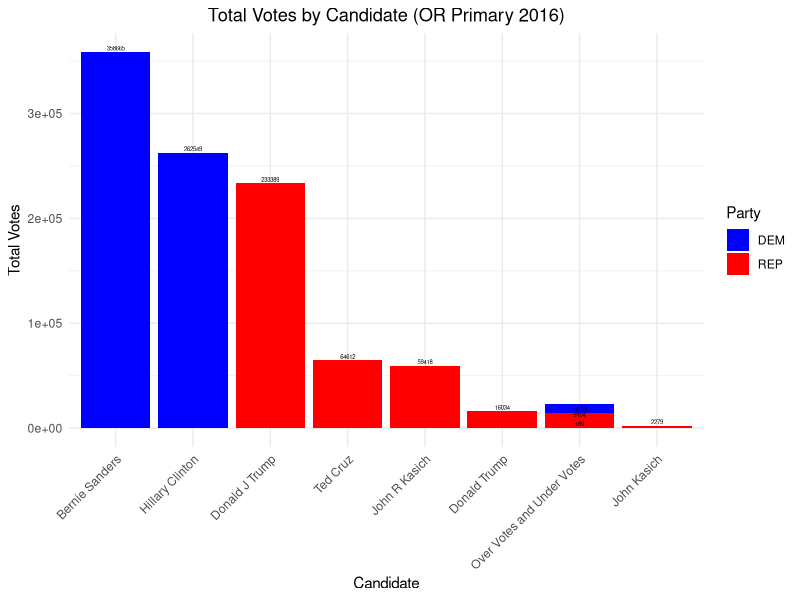
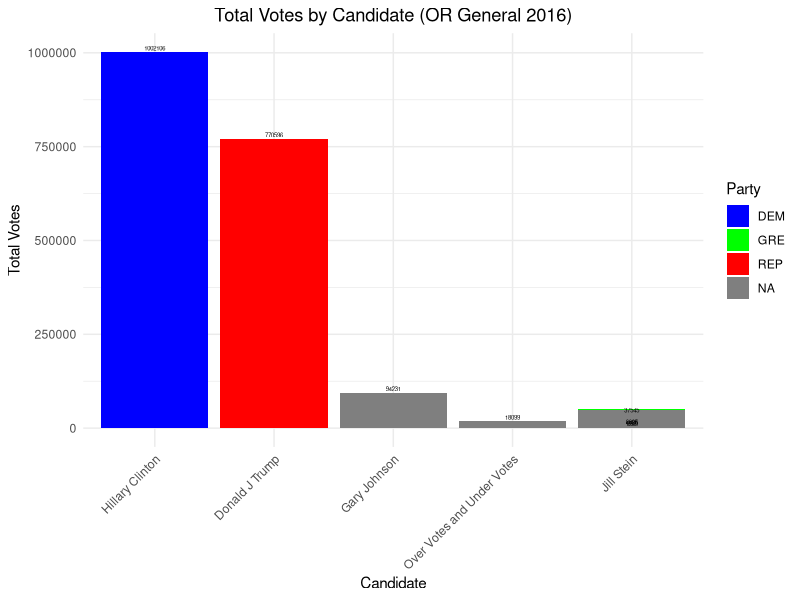
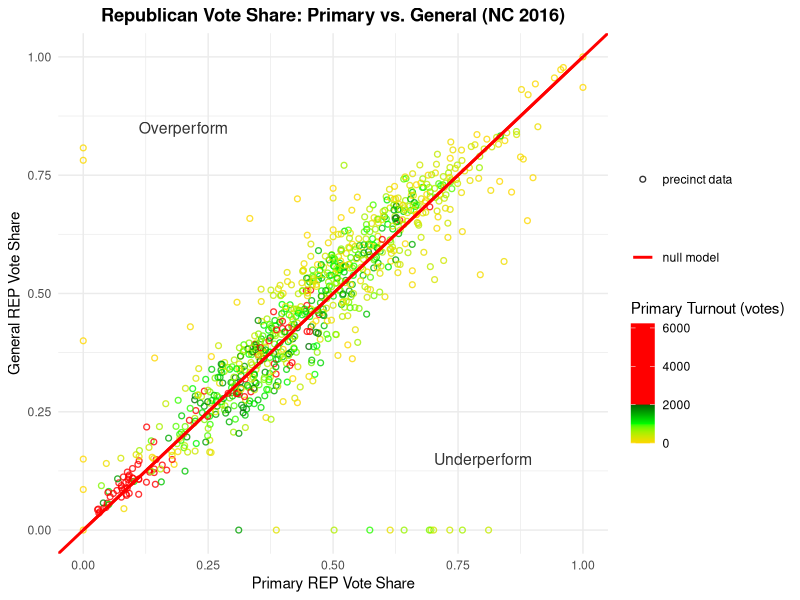
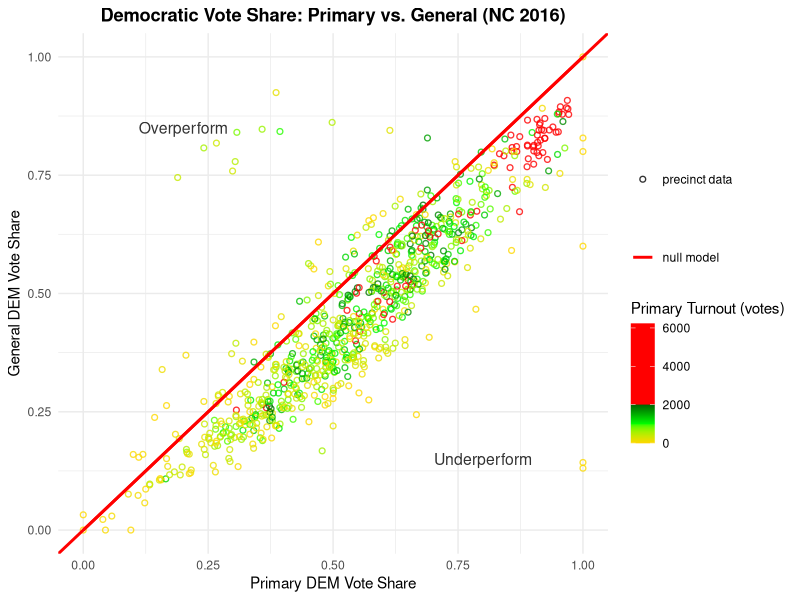
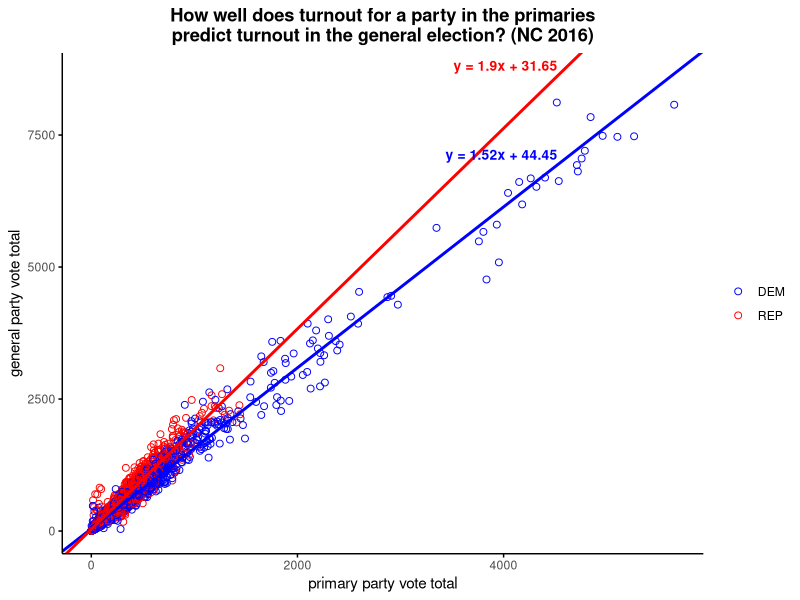

The R script that drew these images, in order:
## ---- chunk 1
knitr::opts_chunk$set(echo = FALSE)
## ---- chunk 2
library(tidyverse)

# Read the OR primary election dataset
df_or_primary <- read_csv("OR-Primary-2016.txt", show_col_types = FALSE) %>%
  dplyr::filter(!( `Name Raw` %in% c("Write-ins")))

# Correct code to recode Party values
df_or_primary$Party <- df_or_primary$Party %>%
  recode(
    "D" = "DEM",         # Change "D" to "DEM"
    "Democrat" = "DEM",  # Change "Democrat" to "DEM"
    "R" = "REP",         # Change "R" to "REP"
    "Republican" = "REP" # Change "Republican" to "REP"
  )
# For df_or_primary
df_or_primary <- df_or_primary %>%
  filter(!str_detect(Jurisdiction, "Total"))

# Summarize total votes by candidate and party
df_or_primary_summarized <- df_or_primary %>%
  group_by(Party, `Name Raw`) %>%
  summarise(total_votes = sum(Votes, na.rm = TRUE), .groups = "drop")

# Plot a bar chart for Oregon Primary Election
ggplot(df_or_primary_summarized, aes(x = reorder(`Name Raw`, -total_votes),
                                     y = total_votes,
                                     fill = Party)) +
  geom_col() +
  geom_text(aes(label = total_votes), 
            vjust = -0.3,       # position text slightly above the bar
            size = 1.5) +         # adjust text size as needed
  scale_fill_manual(values = c("REP" = "red",
                               "DEM" = "blue")) +
  labs(
    title = "Total Votes by Candidate (OR Primary 2016)",
    x = "Candidate",
    y = "Total Votes"
  ) +
  theme_minimal() +
  theme(
    axis.text.x = element_text(angle = 45, hjust = 1),
    plot.title  = element_text(hjust = 0.5)
  )

## ---- chunk 3
# Read the Oregon general election dataset
df_or_general <- read_csv("OR-General-2016.txt", show_col_types = FALSE) %>%
  dplyr::filter(!( `Name Raw` %in% c("Write-ins")))

# Correct code to recode Party values
df_or_general$Party <- df_or_general$Party %>%
  recode(
    "D" = "DEM",         # Change "D" to "DEM"
    "Democrat" = "DEM",  # Change "Democrat" to "DEM"
    "R" = "REP",         # Change "R" to "REP"
    "Republican" = "REP" # Change "Republican" to "REP"
  )

# For df_or_general
df_or_general <- df_or_general %>%
  filter(!str_detect(Jurisdiction, "Total"))

# Summarize total votes by candidate and party
df_or_general_summarized <- df_or_general %>%
  group_by(Party, `Name Raw`) %>%
  summarise(total_votes = sum(Votes, na.rm = TRUE), .groups = "drop")

# Plot a bar chart for Oregon General Election
ggplot(df_or_general_summarized, aes(x = reorder(`Name Raw`, -total_votes),
                                     y = total_votes,
                                     fill = Party)) +
  geom_col() +
  geom_text(aes(label = total_votes), 
            vjust = -0.3,       # position text slightly above the bar
            size = 1.5) +         # adjust text size as needed
  scale_fill_manual(values = c("REP" = "red",
                               "DEM" = "blue",
                               "LPF" = "gold",
                               "GRE" = "green",
                               "CPF" = "purple")) +
  labs(
    title = "Total Votes by Candidate (OR General 2016)",
    x = "Candidate",
    y = "Total Votes"
  ) +
  theme_minimal() +
  theme(
    axis.text.x = element_text(angle = 45, hjust = 1),
    plot.title  = element_text(hjust = 0.5)
  )

## ---- chunk 4
df_or_primary_rep_agg <- df_or_primary %>%
  group_by(Precinct) %>%
  summarise(
    rep_primary_votes   = sum(Votes[Party == "REP"], na.rm = TRUE),
    total_primary_votes = sum(Votes, na.rm = TRUE),
    .groups = "drop"
  ) %>%
  mutate(rep_primary_share = rep_primary_votes / total_primary_votes)
  

df_or_general_rep_agg <- df_or_general %>%
  group_by(Precinct) %>%
  summarise(
    rep_general_votes   = sum(Votes[Party == "REP"], na.rm = TRUE),
    total_general_votes = sum(Votes, na.rm = TRUE),
    .groups = "drop"
  ) %>%
  mutate(rep_general_share = rep_general_votes / total_general_votes)
  
# Merge Oregon primary and general data for Republicans
df_or_combined_rep <- left_join(df_or_primary_rep_agg, df_or_general_rep_agg, by = "Precinct")
  
# Define scales for the color gradient
scales <- c(0, 1000, 2000, 2001, max(df_or_combined_rep$total_primary_votes))

# Create the scatter plot for Republicans
ggplot(df_or_combined_rep, aes(x = rep_primary_share, y = rep_general_share)) +
  geom_point(
    aes(shape = "precinct data", color = total_primary_votes),
    fill   = NA,     # hollow circles
    stroke = 0.7,    # outline thickness
    size   = 1.5,
    alpha  = 0.8
  ) +
  # Draw the null model line without legend entry
  geom_abline(
    slope = 1, intercept = 0,
    color = "red",
    size  = 1,
    show.legend = FALSE
  ) +
  # Dummy layer for legend entry for "null model"
  geom_line(
    data = tibble(x = c(0, 1), y = c(0, 1)),
    aes(x = x, y = y, linetype = "null model"),
    color = "red",
    size  = 1,
    show.legend = TRUE
  ) +
  annotate("text", x = 0.20, y = 0.85, label = "Overperform",
           color = "gray20", size = 4) +
  annotate("text", x = 0.80, y = 0.15, label = "Underperform",
           color = "gray20", size = 4) +
  scale_color_gradientn(
    name = "Primary Turnout (votes)",
    colors = c("gold", "green","darkgreen", "red","red"),  # Improved smooth color gradient
    values = scales::rescale(scales)  # Map colors to quartiles
  ) +
  
  scale_shape_manual(
    name   = "",
    values = c("precinct data" = 21)
  ) +
  scale_linetype_manual(
    name   = "",
    values = c("null model" = 1)
  ) +
  labs(
    title = "Republican Vote Share: Primary vs. General (NC 2016)",
    x     = "Primary REP Vote Share",
    y     = "General REP Vote Share"
  ) +
  theme_minimal() +
  theme(
    plot.title     = element_text(hjust = 0.5, face = "bold"),
    legend.box     = "vertical",
    legend.position = "right"
  ) +
  guides(
    shape = guide_legend(
      order = 1,
      override.aes = list(
        linetype = 0,    # no line crossing the circle in legend
        color    = "black",
        fill     = NA
      )
    ),
    linetype = guide_legend(order = 2),
    color = guide_colorbar(order = 3)
  )

## ---- chunk 5
df_or_primary_rep_agg <- df_or_primary %>%
  group_by(Precinct) %>%
  summarise(
    rep_primary_votes   = sum(Votes[Party == "DEM"], na.rm = TRUE),
    total_primary_votes = sum(Votes, na.rm = TRUE),
    .groups = "drop"
  ) %>%
  mutate(rep_primary_share = rep_primary_votes / total_primary_votes)
  

df_or_general_rep_agg <- df_or_general %>%
  group_by(Precinct) %>%
  summarise(
    rep_general_votes   = sum(Votes[Party == "DEM"], na.rm = TRUE),
    total_general_votes = sum(Votes, na.rm = TRUE),
    .groups = "drop"
  ) %>%
  mutate(rep_general_share = rep_general_votes / total_general_votes)
  
# Merge Oregon primary and general data for Republicans
df_or_combined_rep <- left_join(df_or_primary_rep_agg, df_or_general_rep_agg, by = "Precinct")
  
# Define scales for the color gradient
scales <- c(0, 1000, 2000, 2001, max(df_or_combined_rep$total_primary_votes))

# Create the scatter plot for Republicans
ggplot(df_or_combined_rep, aes(x = rep_primary_share, y = rep_general_share)) +
  geom_point(
    aes(shape = "precinct data", color = total_primary_votes),
    fill   = NA,     # hollow circles
    stroke = 0.7,    # outline thickness
    size   = 1.5,
    alpha  = 0.8
  ) +
  # Draw the null model line without legend entry
  geom_abline(
    slope = 1, intercept = 0,
    color = "red",
    size  = 1,
    show.legend = FALSE
  ) +
  # Dummy layer for legend entry for "null model"
  geom_line(
    data = tibble(x = c(0, 1), y = c(0, 1)),
    aes(x = x, y = y, linetype = "null model"),
    color = "red",
    size  = 1,
    show.legend = TRUE
  ) +
  annotate("text", x = 0.20, y = 0.85, label = "Overperform",
           color = "gray20", size = 4) +
  annotate("text", x = 0.80, y = 0.15, label = "Underperform",
           color = "gray20", size = 4) +
  scale_color_gradientn(
    name = "Primary Turnout (votes)",
    colors = c("gold", "green","darkgreen", "red","red"),  # Improved smooth color gradient
    values = scales::rescale(scales)  # Map colors to quartiles
  ) +
  
  scale_shape_manual(
    name   = "",
    values = c("precinct data" = 21)
  ) +
  scale_linetype_manual(
    name   = "",
    values = c("null model" = 1)
  ) +
  labs(
    title = "Democratic Vote Share: Primary vs. General (NC 2016)",
    x     = "Primary DEM Vote Share",
    y     = "General DEM Vote Share"
  ) +
  theme_minimal() +
  theme(
    plot.title     = element_text(hjust = 0.5, face = "bold"),
    legend.box     = "vertical",
    legend.position = "right"
  ) +
  guides(
    shape = guide_legend(
      order = 1,
      override.aes = list(
        linetype = 0,    # no line crossing the circle in legend
        color    = "black",
        fill     = NA
      )
    ),
    linetype = guide_legend(order = 2),
    color = guide_colorbar(order = 3)
  )
## ---- chunk 6
#df_or_primary <- df_or_primary %>%
#  rename(
#    Votes = primary_votes)
#df_or_general <- df_or_general %>%
#  rename(
#    Votes = general_votes)
## ---- chunk 7
library(tidyverse)


# Read & Summarize NC Primary Votes
df_or_primary <- df_or_primary %>%
  group_by(Precinct, Party) %>%
  summarise(primary_votes = sum(Votes, na.rm = TRUE), .groups = "drop")

# Read & Summarize NC General Votes
df_or_general <- df_or_general %>%
  group_by(Precinct, Party) %>%
  summarise(general_votes = sum(Votes, na.rm = TRUE), .groups = "drop")

# Combine Primary & General by Precinct & Party
df_or_combined <- left_join(df_or_primary, df_or_general, by = c("Precinct", "Party")) %>%
  dplyr::filter(!is.na(primary_votes), !is.na(general_votes),
                primary_votes > 0, general_votes > 0) %>%
  dplyr::filter(Party %in% c("REP", "DEM"))

# Compute regression models for each party
dem_model <- lm(general_votes ~ primary_votes, data = df_or_combined %>% dplyr::filter(Party == "DEM"))
rep_model <- lm(general_votes ~ primary_votes, data = df_or_combined %>% dplyr::filter(Party == "REP"))

# Extract coefficients: [1] is the intercept, [2] is the slope.
dem_coef <- coef(dem_model)
rep_coef <- coef(rep_model)

# Define an x-position to place the equation labels (e.g., 80% of maximum x)
max_x <- max(df_or_combined$primary_votes, na.rm = TRUE)
x_pos <- 0.8 * max_x

ggplot(df_or_combined, aes(x = primary_votes, y = general_votes)) +
  # (a) Scatter points colored by Party
  geom_point(aes(color = Party),
             shape = 21, fill = NA, size = 2, stroke = 0.5) +
  # (b) Regression line for DEM (blue) using computed coefficients
  geom_abline(slope = dem_coef[2], intercept = dem_coef[1],
              color = "blue", size = 1) +
  # (c) Regression line for REP (red) using computed coefficients
  geom_abline(slope = rep_coef[2], intercept = rep_coef[1],
              color = "red", size = 1) +
  # (d) Annotate DEM equation at x_pos
  annotate("text",
           x = x_pos,
           y = dem_coef[2] * x_pos + dem_coef[1],
           label = paste0("y = ", round(dem_coef[2], 2), "x + ", round(dem_coef[1], 2)),
           color = "blue", size = 3.5, fontface = "bold",
           hjust = 1, vjust = -0.5) +
  # (e) Annotate REP equation at x_pos
  annotate("text",
           x = x_pos,
           y = rep_coef[2] * x_pos + rep_coef[1],
           label = paste0("y = ", round(rep_coef[2], 2), "x + ", round(rep_coef[1], 2)),
           color = "red", size = 3.5, fontface = "bold",
           hjust = 1, vjust = -0.5) +
  scale_color_manual(values = c("DEM" = "blue", "REP" = "red")) +
  labs(
    title = "How well does turnout for a party in the primaries\npredict turnout in the general election? (NC 2016)",
    x = "primary party vote total",
    y = "general party vote total",
    color = NULL
  ) +
  theme_minimal() +
  theme(
    plot.title = element_text(hjust = 0.5, face = "bold"),
    panel.grid.major = element_blank(),
    panel.grid.minor = element_blank(),
    axis.line = element_line(color = "black"),
    axis.ticks = element_line(color = "black")
  )

## ---- chunk 8
# Calculate the weighted average difference
weighted_avg_diff <- df_or_combined_rep %>% 
  mutate(
    # Calculate difference from y=x line (general_share - primary_share)
    diff_from_expected = rep_general_share - rep_primary_share
  ) %>%
  summarize(
    # Sum of (weight * difference) divided by sum of weights
    weighted_avg = sum(total_general_votes * diff_from_expected, na.rm = TRUE) / sum(total_general_votes, na.rm = TRUE)
  ) %>%
  pull(weighted_avg)

# Print the result
print(paste("Weighted average difference:", weighted_avg_diff))
